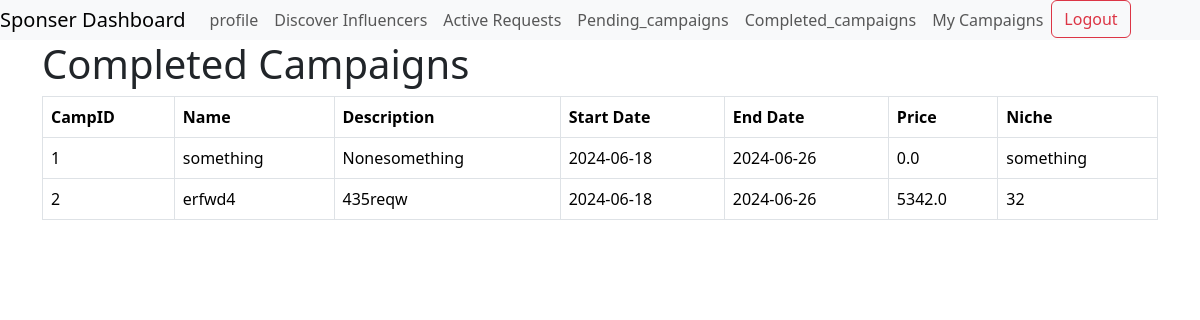
The page /completed_ads (signed in) on the database as committed earlier.
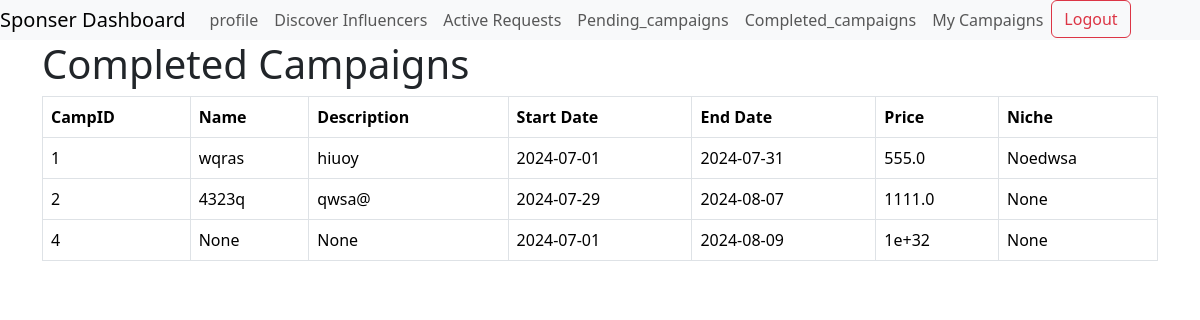
The same page on the database as committed later.
### models.py (models this page shows)
class AdRequest(db.Model):
    __tablename__ = 'adrequest'
    Ad_id = db.Column(db.Integer, primary_key=True)
    requirements = db.Column(db.Text, nullable=False)
    payment_amount = db.Column(db.Float, nullable=False)
    status = db.Column(db.String(16), nullable=False, default='Pending')
    campaign_id = db.Column(db.Integer, db.ForeignKey('campaign.Campaign_id'), nullable=False)
    influencer_id = db.Column(db.Integer, db.ForeignKey('user.user_id'), nullable=False)

class Campaign(db.Model):
    __tablename__ = 'campaign'
    Campaign_id = db.Column(db.Integer, primary_key=True)
    name = db.Column(db.String(64), nullable=False)
    description = db.Column(db.Text, nullable=False)
    start_date = db.Column(db.Date, nullable=False)
    end_date = db.Column(db.Date, nullable=False)
    budget = db.Column(db.Integer, nullable=False)
    visibility = db.Column(db.String(8), nullable=False)
    niche=db.Column(db.String(64), nullable=True ,default= 'None')
    sponsor_id = db.Column(db.Integer, db.ForeignKey('user.user_id'), nullable=False)
    ad_requests = db.relationship('AdRequest', backref='campaign', lazy=True)

### routes.py (the view)
@app.route('/completed_ads')
@auth
def completed_ads():
    user = User.query.get(session['user_id'])
    if user.role=="influencer":
        ad_requests = AdRequest.query.filter_by(influencer_id=session['user_id'], status='Completed').all()
        return render_template('completed_ads.html', ad_requests=ad_requests)
    else:
        ad_requests = AdRequest.query.join(Campaign).filter(Campaign.sponsor_id == user.user_id).filter(AdRequest.status == "Completed").all()
        return render_template('completed_camps.html', ad_requests=ad_requests)

### routes.py (called while the page is built)
def auth(func):
    @wraps(func)
    def inner(*agrs,**kwargs):
        if 'user_id'not in session:
            flash('Login to continue')
            return redirect(url_for('login'))
        return func(*agrs ,**kwargs)
    return inner

### templates/completed_camps.html
{% extends 'layout_sp.html' %}
{% block content %}
<h1>Completed Campaigns</h1>
<table class="table table-bordered  table-hover">
  <thead>
    <tr>
      <th scope="col">CampID</th>
      <th scope="col">Name</th>
      <th scope="col">Description</th>
      <th scope="col">Start Date</th>
      <th scope="col">End Date</th>
      <th scope="col">Price</th>
      <th scope="col">Niche</th>
    </tr>
  </thead>
  <tbody>
    {% for ad_request in ad_requests %}
    <tr>
      <td>{{ ad_request.campaign.Campaign_id }}</td>
      <td>{{ ad_request.campaign.name }}</td>
      <td>{{ ad_request.campaign.description }}</td>
      <td>{{ ad_request.campaign.start_date }}</td>
      <td>{{ ad_request.campaign.end_date }}</td>
      <td>{{ ad_request.payment_amount }}</td>
      <td>{{ ad_request.campaign.niche }}</td>
    </tr>
    {% endfor %}
  </tbody>
</table>
{% endblock %}

Rows that differ between the two databases and show on the page:
changed AdRequest: campaign.name "something" → "wqras"; campaign.description "Nonesomething" → "hiuoy"; campaign.start_date "2024-06-18" → "2024-07-01"; campaign.end_date "2024-06-26" → "2024-07-31"; payment_amount "0.0" → "555.0"; campaign.niche "something" → "Noedwsa"
changed AdRequest: campaign.name "erfwd4" → "4323q"; campaign.description "435reqw" → "qwsa@"; campaign.start_date "2024-06-18" → "2024-07-29"; campaign.end_date "2024-06-26" → "2024-08-07"; payment_amount "5342.0" → "1111.0"; campaign.niche "32" → "None"
added AdRequest: campaign.Campaign_id "4", campaign.name "None", campaign.description "None", campaign.start_date "2024-07-01", campaign.end_date "2024-08-09", payment_amount "1e+32", campaign.niche "None"
